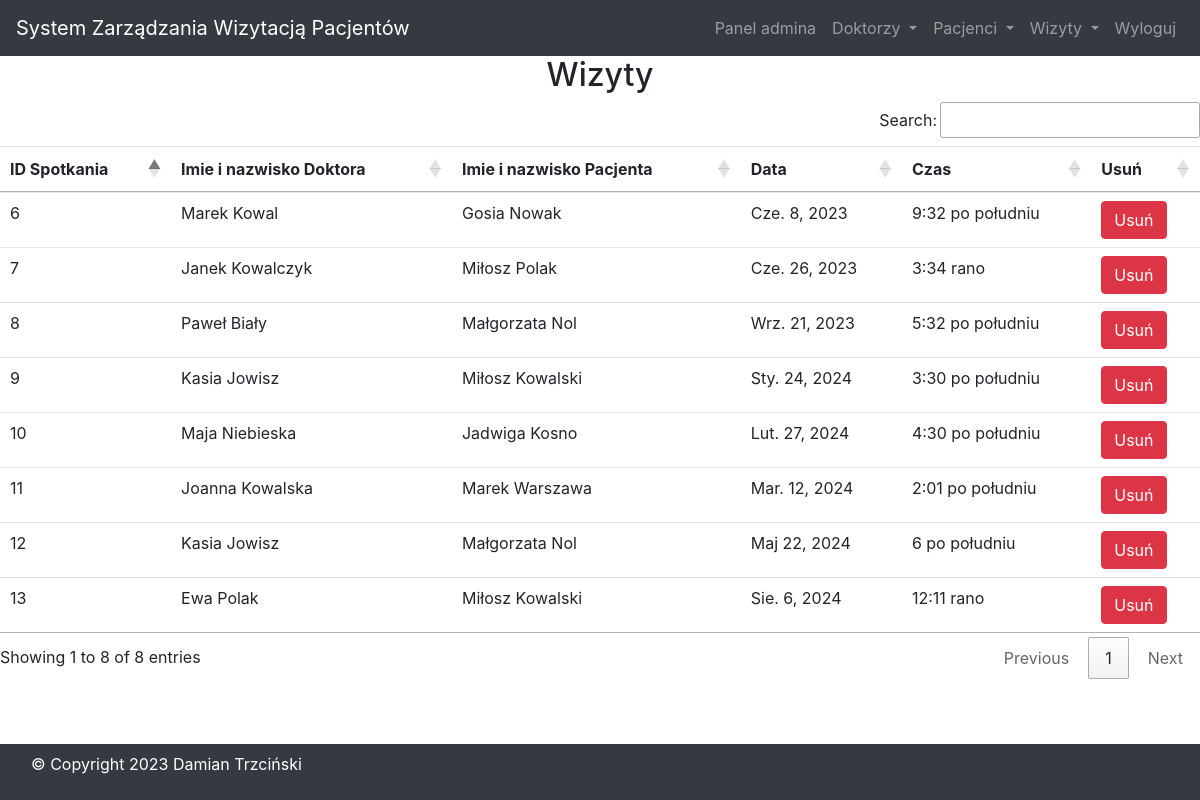
Page /view_appointment/ (signed in) on the committed database.
### szpital/models.py (models this page shows, shortened)
class Spotkanie(models.Model):
    id = models.AutoField(primary_key=True)
    doktor = models.ForeignKey(Doktor, on_delete=models.CASCADE)
    pacjent = models.ForeignKey(Pacjent, on_delete=models.CASCADE)
    data = models.DateField()
    czas = models.TimeField()

class Doktor(models.Model):
    id = models.AutoField(primary_key=True)
    imie = models.CharField(max_length=50)
    telefon = models.IntegerField()
    specjalnosc = models.CharField(max_length=50)
    def __str__(self):
        return self.imie

class Pacjent(models.Model):
    id = models.AutoField(primary_key=True)
    imie = models.CharField(max_length=50)
    plec = models.CharField(max_length=10)
    telefon = models.IntegerField(null=True)
    adres = models.TextField()
    def __str__(self):
        return self.imie

### szpital/views.py (the view)
# urls.py: path('view_appointment/', View_Appointment, name='view_appointment'),
def View_Appointment(request):
    if not request.user.is_staff:
        return redirect('login')
    doc = Spotkanie.objects.all()
    d = {'doc':doc}
    return render(request, 'view_appointment.html', d)

### szpital/templates/view_appointment.html
{% include 'baza.html' %}
{% include 'nawigacja.html' %}
{% block content %}
<div>
    <h2 class="text-center">Wizyty</h2>
    <table id="tabela" class="table table-hover">
        <thead>
            <tr>
                <th>ID Spotkania</th>
                <th>Imie i nazwisko Doktora</th>
                <th>Imie i nazwisko Pacjenta</th>
                <th>Data</th>
                <th>Czas</th>
                <th>Usuń</th>
            </tr>
        </thead>
        <tbody>
            {% for i in doc %}
            <tr>
                <td>{{i.id}}</td>
                <td>{{i.doktor}}</td>
                <td>{{i.pacjent}}</td>
                <td>{{i.data}}</td>
                <td>{{i.czas}}</td>
                <td><a href="{% url 'delete_appointment' i.id %}" onclick="return confirm('Usunąć wizytę ?')" class="btn btn-danger">Usuń</a></td>
            </tr>
            {% endfor %}
        </tbody>
    </table>
</div>
{% endblock content %}
{% include 'stopka.html' %}

### rows in the picture
Spotkanie: id "6", doktor "Marek Kowal", pacjent "Gosia Nowak", data "Cze. 8, 2023", czas "9:32 po południu"
Spotkanie: id "7", doktor "Janek Kowalczyk", pacjent "Miłosz Polak", data "Cze. 26, 2023", czas "3:34 rano"
Spotkanie: id "8", doktor "Paweł Biały", pacjent "Małgorzata Nol", data "Wrz. 21, 2023", czas "5:32 po południu"
Spotkanie: id "9", doktor "Kasia Jowisz", pacjent "Miłosz Kowalski", data "Sty. 24, 2024", czas "3:30 po południu"
Spotkanie: id "10", doktor "Maja Niebieska", pacjent "Jadwiga Kosno", data "Lut. 27, 2024", czas "4:30 po południu"
Spotkanie: id "11", doktor "Joanna Kowalska", pacjent "Marek Warszawa", data "Mar. 12, 2024", czas "2:01 po południu"
Spotkanie: id "12", doktor "Kasia Jowisz", pacjent "Małgorzata Nol", data "Maj 22, 2024", czas "6 po południu"
Spotkanie: id "13", doktor "Ewa Polak", pacjent "Miłosz Kowalski", data "Sie. 6, 2024", czas "12:11 rano"
